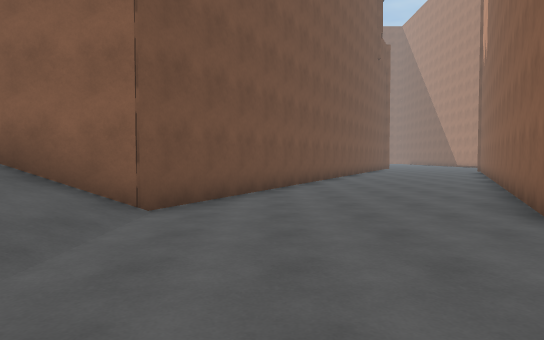
View 1 (above)

24 first-person views from a walk through a Unity game level. The camera is 1.4 m above the floor, tilts 2° down and sees 75° across. The floor is counted in squares, 2 m on a side. Each view is taken from the middle of a square. On the plan, view 1 faces up. The plan holds only what a view shows up to about 11 squares ahead; the rest is blank. The place goes on beyond the plan. The player is left out. Surface patterns are stand-ins for the level's own textures.

View 2
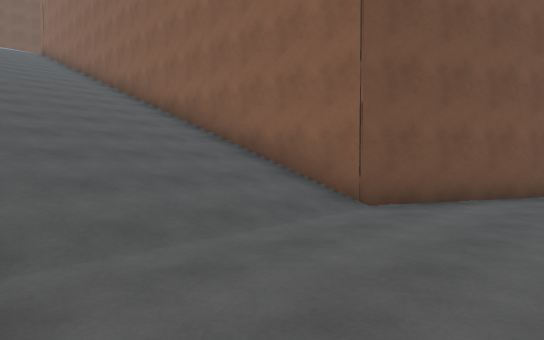

View 3
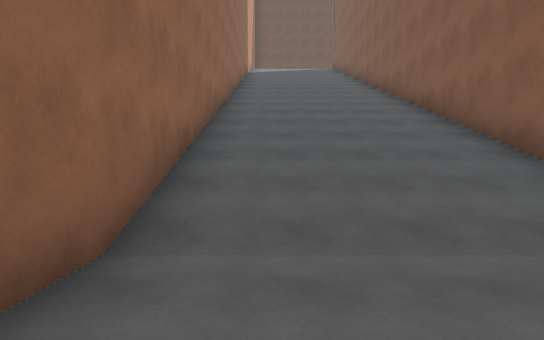

View 4
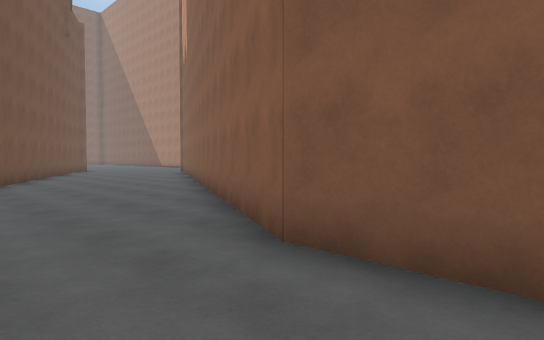

View 5
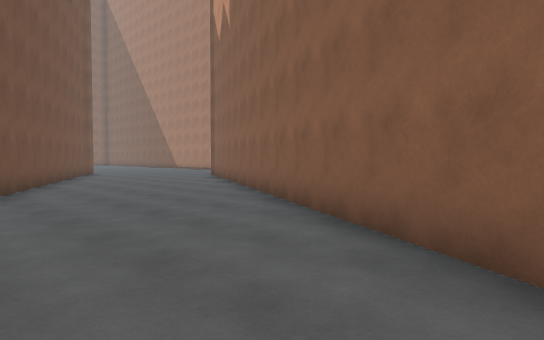

View 6
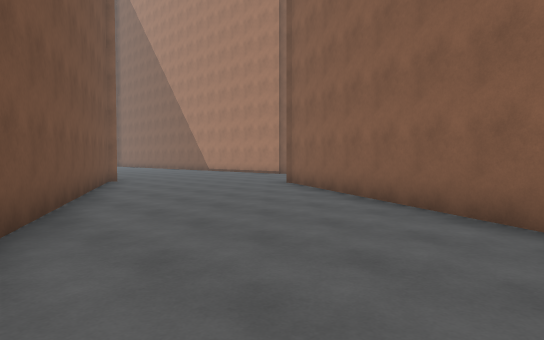

View 7
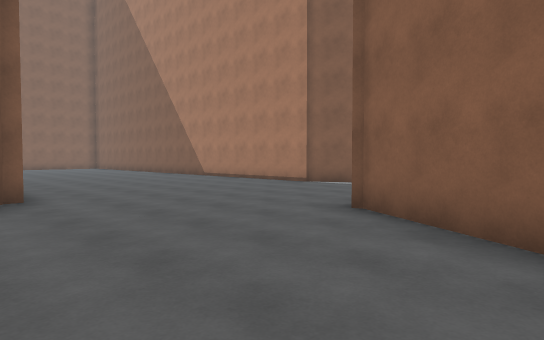

View 8
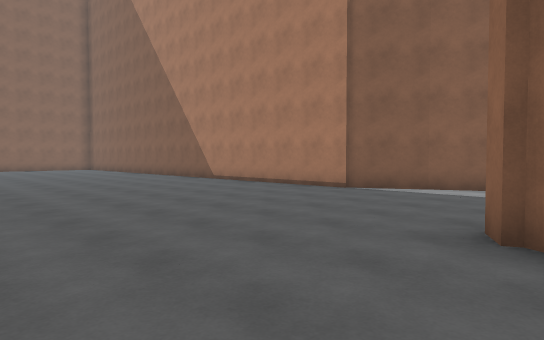

View 9
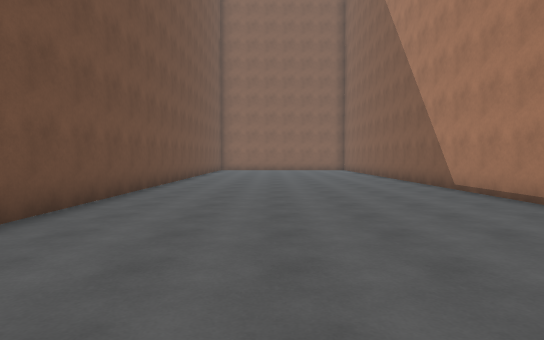

View 10
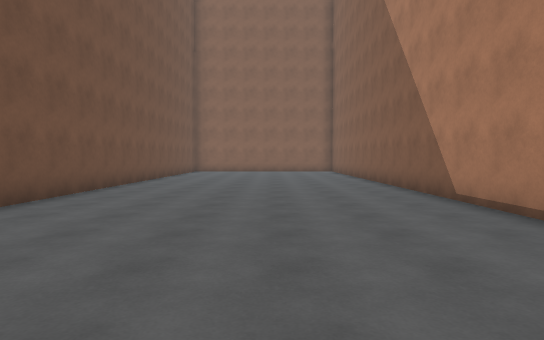

View 11
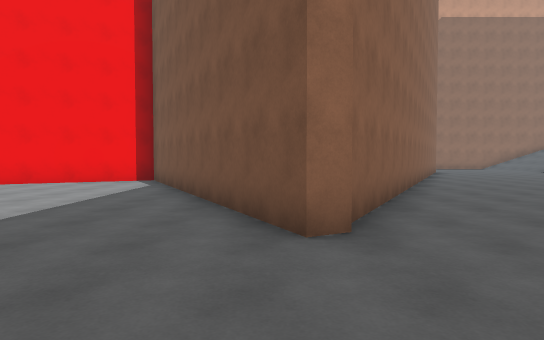

View 12
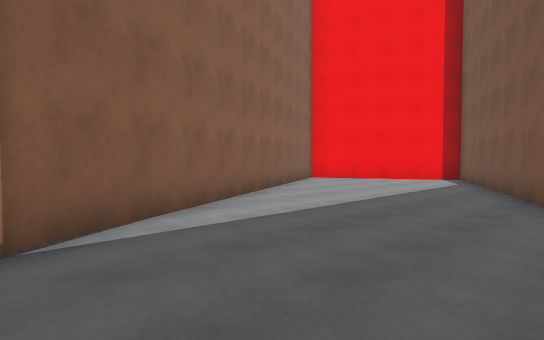

View 13
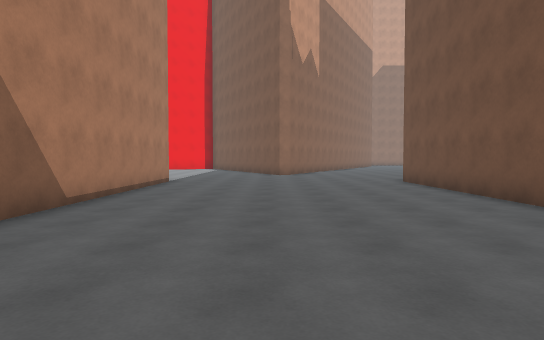

View 14
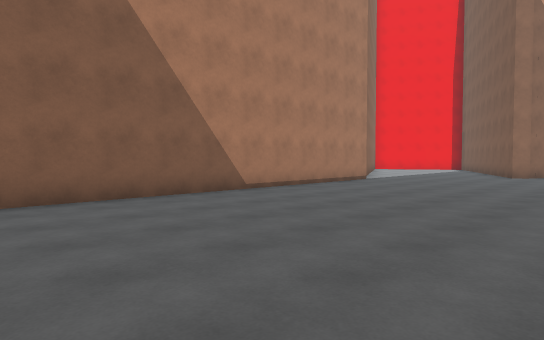

View 15
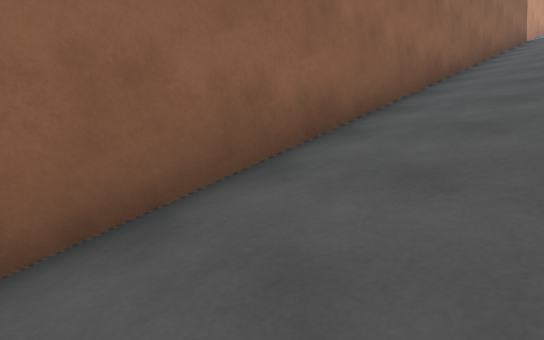

View 16
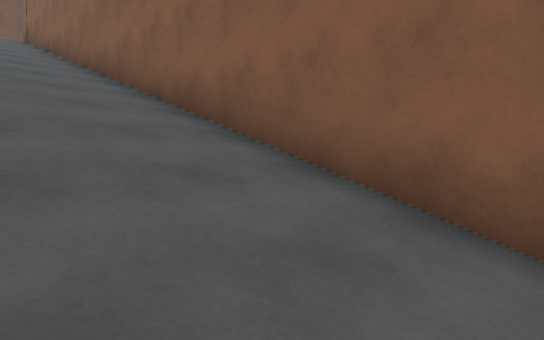

View 17
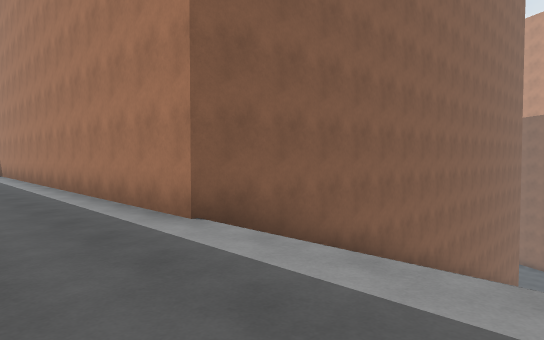

View 18
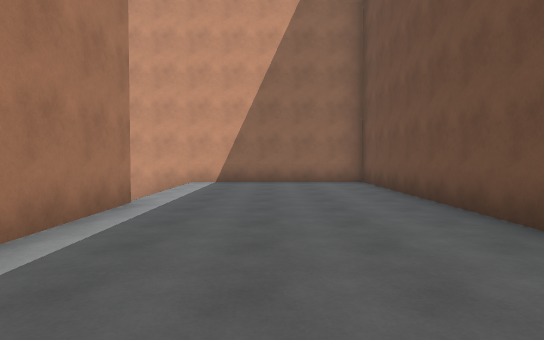

View 19
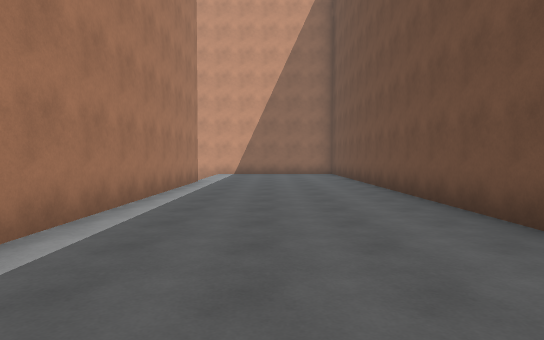

View 20
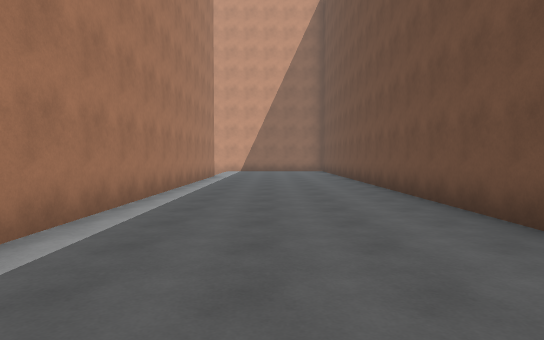

View 21
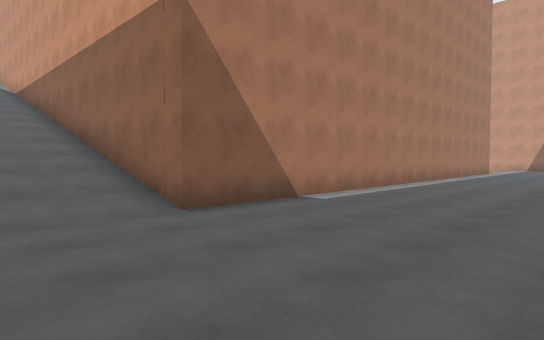

View 22
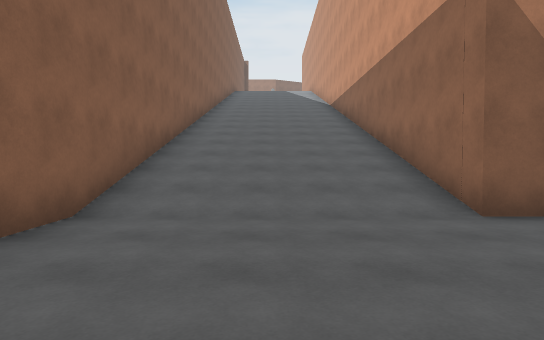

View 23
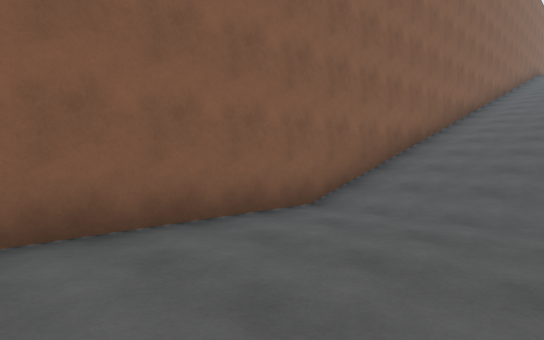

View 24
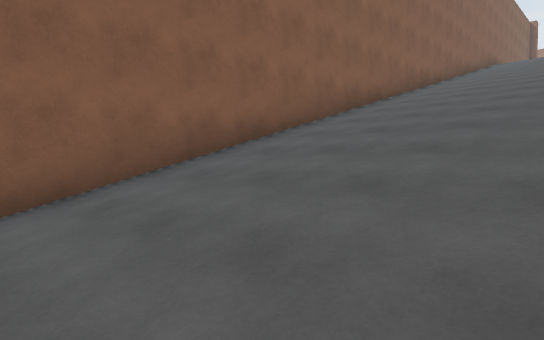

### Floor plan
Key: @ floor where view 1 was taken; # wall or solid block; x gap in a wall; . main floor; : floor 11.75 m higher than the main floor; / step, stairs or slope; v drop or lower ground.
Columns run from 25 left of view 1 to 16 right of it. Each row starts with its distance up from view 1.
 32                                 #......#
 31                                 #......#
 30                                 #......#
 29                                 #......#
 28                                 #......#
 27                                 #......#
 26                                 #......#
 25  ################               #......#
 24  :::::////////////              x......#
 23  ::::://///////////             v......#
 22  ::::://///////////             #......##
 21  ::::://////////                /.......#
 20  ::::://///////                /........##
 19  :::::#########               #..........#
 18  :::::#                      ##..........#
 17   ::::#                      #.....##.....
 16  :::::#                     ##.....##.....
 15 #:::::#                     #.....####....
 14 #:::::#                    ##.....#  #....
 13 #:::::#                    #.....##  ##...
 12 #:::::#                     .....#    #...
 11 #:::::#                   #.....##    ##..
 10 #:::::#                  ##.....#      ###
  9 #:::::#                  #.....##
  8 #:::::#                 ##.....#
  7 #:::::#                 #.....##
  6 #:::::#                ##....##
  5 #:::::##################.....#
  4 #::::://////////////////....##
  3 #:::::   ///////////////....#
  2 #:::::       ///////////....#
  1 #:::::     /////////////...
  0 #:::::  ////////////////.@.
 -1 #########################

Positions as (right, up) in squares from view 1, and headings:
1: (0, 0), facing up
2: (1, 0), facing up-left
3: (1, 1), facing left
4: (1, 2), facing up-right
5: (2, 6), facing up-right
6: (3, 11), facing up-right
7: (6, 15), facing up-right
8: (7, 17), facing up-right
9: (10, 19), facing up
10: (11, 21), facing up
11: (11, 21), facing down
12: (11, 22), facing down-right
13: (11, 32), facing down
14: (8, 32), facing down-right
15: (-4, 2), facing down-left
16: (-6, 2), facing up-left
17: (-22, 1), facing up-right
18: (-22, 10), facing down
19: (-22, 15), facing down
20: (-22, 18), facing down
21: (-24, 22), facing down-right
22: (-24, 22), facing right
23: (-24, 21), facing up-right
24: (-20, 20), facing up-right
